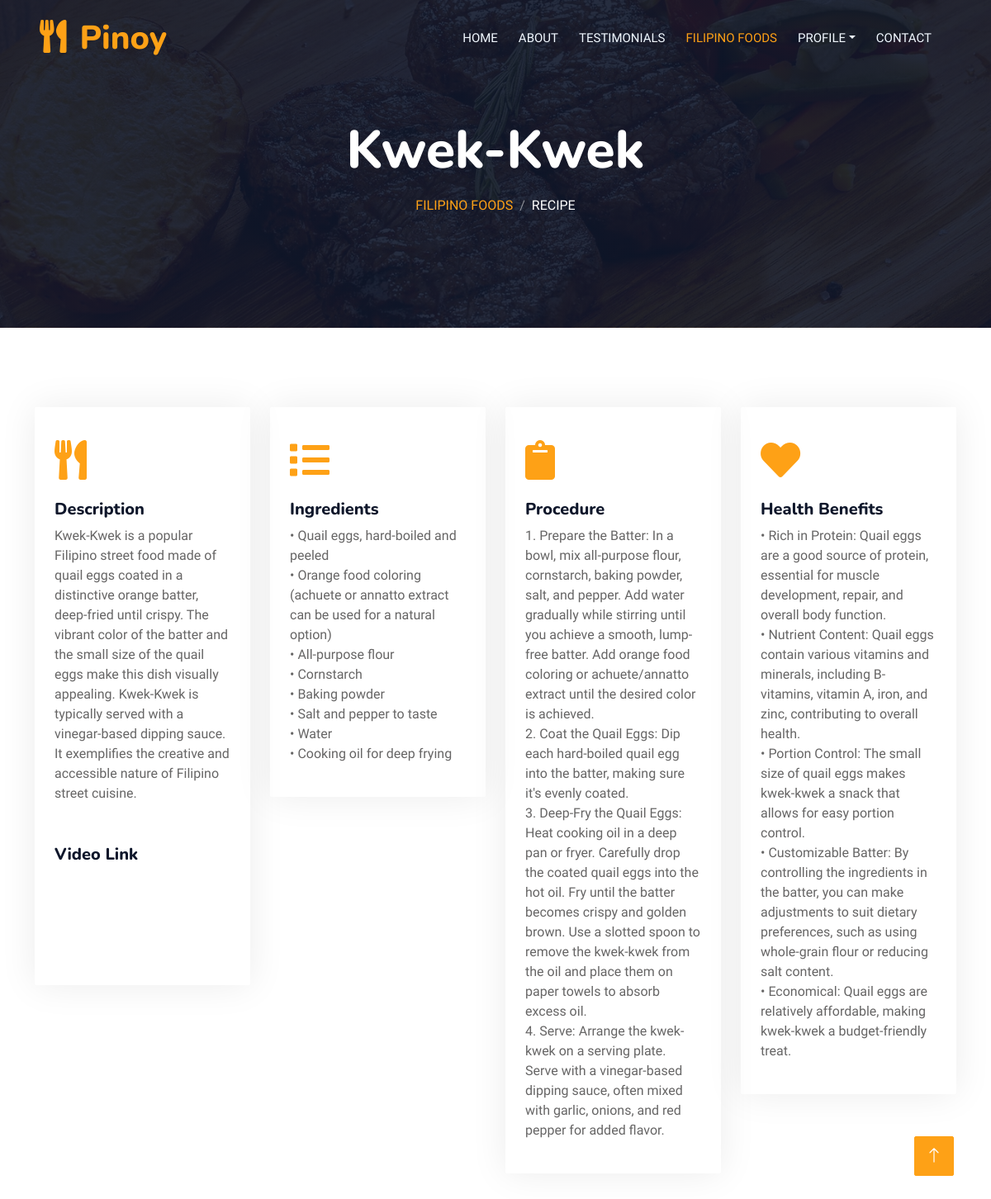
The app's page /recipe.php?foodID=MN-10 (signed in) with its own data.
### tables this page shows
CREATE TABLE `foodinfo` (
  `foodID` varchar(100) NOT NULL,
  `foodName` varchar(100) NOT NULL,
  `foodDescription` longtext NOT NULL,
  `foodRecipe` longtext NOT NULL,
  `foodHealthBenefit` longtext NOT NULL,
  `foodProcedure` longtext NOT NULL,
  `foodLink` varchar(1000) NOT NULL
);

### recipe.php (the view, shortened to what this page needs)
<?php
include("connect.php");
function getFoodName($foodID) {
    global $con;
    $foodID = mysqli_real_escape_string($con, $foodID);
    $sql = "SELECT foodName FROM foodinfo WHERE foodID = '$foodID'";
    $result = $con->query($sql);
    if ($result && $result->num_rows > 0) {
        $row = $result->fetch_assoc();
        return $row['foodName'];
    } else {
        return "Food Name not found for $foodID";
    }
}
function getFoodDescription($foodID) {
    global $con;
    $foodID = mysqli_real_escape_string($con, $foodID);
    $sql = "SELECT foodDescription FROM foodinfo WHERE foodID = '$foodID'";
    $result = $con->query($sql);
    if ($result && $result->num_rows > 0) {
        $row = $result->fetch_assoc();
        return $row['foodDescription'];
    } else {
        return "Description not found for $foodID";
    }
}
function getFoodRecipe($foodID) {
    global $con;
    $foodID = mysqli_real_escape_string($con, $foodID);
    $sql = "SELECT foodRecipe FROM foodinfo WHERE foodID = '$foodID'";
    $result = $con->query($sql);
    if ($result->num_rows > 0) {
        while ($row = $result->fetch_assoc()) {
            $recipeItems = explode("\n", $row['foodRecipe']);
            foreach ($recipeItems as $item) {
                echo "• " . trim($item) . "<br>";
            }
        }
    } else {
        echo "0 results";
    }
}
function getFoodProcedure($foodID) {
    global $con;
    $foodID = mysqli_real_escape_string($con, $foodID);
    $sql = "SELECT foodProcedure FROM foodinfo WHERE foodID = '$foodID'";
    $result = $con->query($sql);
    if ($result->num_rows > 0) {
        while ($row = $result->fetch_assoc()) {
            $recipeItems = explode("\n", $row['foodProcedure']);
            $counter = 1;
            foreach ($recipeItems as $item) {
                echo "$counter. " . trim($item) . "<br>";
                $counter++;
            }
        }
    } else {
        echo "0 results";
    }
}
function getFoodHealthBenefits($foodID) {
    global $con;
    $foodID = mysqli_real_escape_string($con, $foodID);
    $sql = "SELECT foodHealthBenefit FROM foodinfo WHERE foodID = '$foodID'";
    $result = $con->query($sql);
    if ($result->num_rows > 0) {
        while ($row = $result->fetch_assoc()) {
            $recipeItems = explode("\n", $row['foodHealthBenefit']);
            foreach ($recipeItems as $item) {
                echo "• " . trim($item) . "<br>";
            }
        }
    } else {
        echo "0 results";
    }
}
?>
<!DOCTYPE html>
<html lang="en">
<head>
    <link href="https://cdnjs.cloudflare.com/ajax/libs/font-awesome/5.10.0/css/all.min.css" rel="stylesheet">
    <link href="https://cdn.jsdelivr.net/npm/bootstrap-icons@1.4.1/font/bootstrap-icons.css" rel="stylesheet">
    <link href="lib/animate/animate.min.css" rel="stylesheet">
    <link href="lib/owlcarousel/assets/owl.carousel.min.css" rel="stylesheet">
    <link href="lib/tempusdominus/css/tempusdominus-bootstrap-4.min.css" rel="stylesheet" />
    <link href="css/bootstrap.min.css" rel="stylesheet">
    <link href="css/style.css" rel="stylesheet">
</head>
<body>
    <div class="container-xxl bg-white p-0">
        <div class="container-xxl position-relative p-0">
            <nav class="navbar navbar-expand-lg navbar-dark bg-dark px-4 px-lg-5 py-3 py-lg-0">
                <a href="" class="navbar-brand p-0">
                    <h1 class="text-primary m-0"><i class="fa fa-utensils me-3"></i>Pinoy</h1>
                </a>
                <div class="collapse navbar-collapse" id="navbarCollapse">
                    <div class="navbar-nav ms-auto py-0 pe-4">
                        <a href="index.php" class="nav-item nav-link">Home</a>
                        <a href="about.php" class="nav-item nav-link">About</a>
                        <a href="testimonial.php" class="nav-item nav-link">Testimonials</a>
                        <a href="menu.php" class="nav-item nav-link active">Filipino Foods</a>
                        <div class="nav-item dropdown" >
                            <a href="#" class="nav-link dropdown-toggle" data-bs-toggle="dropdown">Profile</a>
                        </div>
                        <a href="contact.php" class="nav-item nav-link">Contact</a>
                    </div>
                </div>
            </nav>
            <div class="container-xxl py-5 bg-dark hero-header mb-5">
                <div class="container text-center my-5 pt-5 pb-4">
                    <h1 class="display-3 text-white mb-3 animated slideInDown"><?php echo isset($_GET['foodID']) ? getFoodName($_GET['foodID']) : "No foodID parameter provided."; ?></h1>
                    <nav aria-label="breadcrumb">
                        <ol class="breadcrumb justify-content-center text-uppercase">
                            <li class="breadcrumb-item"><a href="menu.php">Filipino Foods</a></li>
                            <li class="breadcrumb-item text-white active" aria-current="page">Recipe</li>
                        </ol>
                    </nav>
                </div>
            </div>
        </div>
        <div class="container-xxl py-5">
            <div class="container">
                <div class="row g-4">
                    <div class="col-lg-3 col-sm-6 wow fadeInUp" data-wow-delay="0.1s">
                        <div class="service-item rounded pt-3">
                            <div class="p-4">
                                <i class="fa fa-3x fa-utensils text-primary mb-4"></i>
                                <h5>Description</h5>
                                <p><?php echo isset($_GET['foodID']) ? getFoodDescription($_GET['foodID']) : "No foodID parameter provided."; ?></p>
                                <h5>Video Link<i class="fa fa-3x fa-question text-primary mb-4"></i></h5>
                                <p>
                                </p>
                            </div>
                        </div>
                    </div>
                    <div class="col-lg-3 col-sm-6 wow fadeInUp" data-wow-delay="0.3s">
                        <div class="service-item rounded pt-3">
                            <div class="p-4">
                                <i class="fa fa-3x fa-list text-primary mb-4"></i>
                                <h5>Ingredients</h5>
                                <p><?php echo isset($_GET['foodID']) ? getFoodRecipe($_GET['foodID']) : "No foodID parameter provided."; ?></p>
                            </div>
                        </div>
                    </div>
                    <div class="col-lg-3 col-sm-6 wow fadeInUp" data-wow-delay="0.5s">
                        <div class="service-item rounded pt-3">
                            <div class="p-4">
                                <i class="fa fa-3x fa-clipboard text-primary mb-4"></i>
                                <h5>Procedure</h5>
                                <p><?php echo isset($_GET['foodID']) ? getFoodProcedure($_GET['foodID']) : "No foodID parameter provided."; ?></p>
                            </div>
                        </div>
                    </div>
                    <div class="col-lg-3 col-sm-6 wow fadeInUp" data-wow-delay="0.7s">
                        <div class="service-item rounded pt-3">
                            <div class="p-4">
                                <i class="fa fa-3x fa-heart text-primary mb-4"></i>
                                <h5>Health Benefits</h5>
                                <p><?php echo isset($_GET['foodID']) ? getFoodHealthBenefits($_GET['foodID']) : "No foodID parameter provided."; ?></p>
                            </div>
                        </div>
                    </div>
                </div>
            </div>
        </div>
        <a href="#" class="btn btn-lg btn-primary btn-lg-square back-to-top"><i class="bi bi-arrow-up"></i></a>
    </div>
</body>
</html>

### css/style.css (style rules this page uses)
:root { --primary: #FEA116; --light: #F1F8FF; --dark: #0F172B; }
.back-to-top { position: fixed; display: none; right: 45px; bottom: 45px; z-index: 99; }
.btn { font-family: 'Nunito', sans-serif; font-weight: 500; text-transform: uppercase; transition: .5s; }
.btn.btn-primary, .btn.btn-secondary { color: #FFFFFF; }
.btn-lg-square { width: 48px; height: 48px; }
.btn-square, .btn-sm-square, .btn-lg-square { padding: 0; display: flex; align-items: center; justify-content: center; font-weight: normal; border-radius: 2px; }
.navbar-dark .navbar-nav .nav-link { position: relative; margin-left: 25px; padding: 35px 0; font-size: 15px; color: var(--light) !important; text-transform: uppercase; font-weight: 500; outline: none; transition: .5s; }
.navbar-dark .navbar-nav .nav-link:hover, .navbar-dark .navbar-nav .nav-link.active { color: var(--primary) !important; }
@media (min-width: 992px) { .navbar-dark { position: absolute; width: 100%; top: 0; left: 0; z-index: 999; background: transparent !important; } }
.hero-header { background: linear-gradient(rgba(15, 23, 43, .9), rgba(15, 23, 43, .9)), url(../img/bg-hero.jpg); background-position: center center; background-repeat: no-repeat; background-size: cover; }
.breadcrumb-item + .breadcrumb-item::before { color: rgba(255, 255, 255, .5); }
.service-item { box-shadow: 0 0 45px rgba(0, 0, 0, .08); transition: .5s; }
.service-item * { transition: .5s; }

### records on screen
foodinfo: foodName "Kwek-Kwek", foodDescription "Kwek-Kwek is a popular Filipino street food made of quail eggs coated in a distinctive orange batter, deep-fried until crispy. The vibrant color of the batter and the small size of the quail eggs make this dish visually appealing. Kwek-Kwek is typically served with a vinegar-based dipping sauce. It exemplifies the creative and accessible nature of Filipino street cuisine.", foodRecipe "Quail eggs, hard-boiled and peeled", foodRecipe "Orange food coloring (achuete or annatto extract can be used for a natural option)", foodRecipe "All-purpose flour", foodRecipe "Cornstarch", foodRecipe "Baking powder", foodRecipe "Salt and pepper to taste", foodRecipe "Water", foodRecipe "Cooking oil for deep frying", foodProcedure "Prepare the Batter: In a bowl, mix all-purpose flour, cornstarch, baking powder, salt, and pepper. Add water gradually while stirring until you achieve a smooth, lump-free batter. Add orange food coloring or achuete/annatto extract until the desired color is achieved.", foodProcedure "Coat the Quail Eggs: Dip each hard-boiled quail egg into the batter, making sure it's evenly coated.", foodProcedure "Deep-Fry the Quail Eggs: Heat cooking oil in a deep pan or fryer. Carefully drop the coated quail eggs into the hot oil. Fry until the batter becomes crispy and golden brown. Use a slotted spoon to remove the kwek-kwek from the oil and place them on paper towels to absorb excess oil.", foodProcedure "Serve: Arrange the kwek-kwek on a serving plate. Serve with a vinegar-based dipping sauce, often mixed with garlic, onions, and red pepper for added flavor.", foodHealthBenefit "Rich in Protein: Quail eggs are a good source of protein, essential for muscle development, repair, and overall body function.", foodHealthBenefit "Nutrient Content: Quail eggs contain various vitamins and minerals, including B-vitamins, vitamin A, iron, and zinc, contributing to overall health.", foodHealthBenefit "Portion Control: The small size of quail eggs makes kwek-kwek a snack that allows for easy portion control.", foodHealthBenefit "Customizable Batter: By controlling the ingredients in the batter, you can make adjustments to suit dietary preferences, such as using whole-grain flour or reducing salt content.", foodHealthBenefit "Economical: Quail eggs are relatively affordable, making kwek-kwek a budget-friendly treat."
